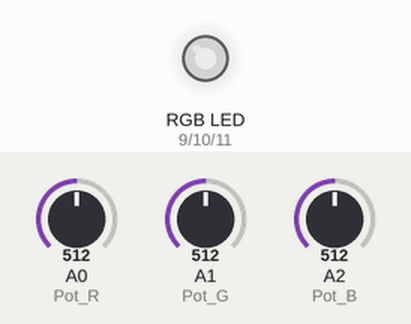
Recording of a sketch running on a simulated Arduino Uno, built with avr-gcc and run on an emulated ATmega328P. Parts: an RGB LED mixed from three pins (HIGH = lit). Inputs (shaded band) come from the test bench; at power-on: A0 (Pot_R) = 512, A1 (Pot_G) = 512, A2 (Pot_B) = 512. Dim RGB values are drawn brighter than linear.

Above: at 1.2 s.
1.3 s: A0 (Pot_R) set to 716
At 2.5 s:
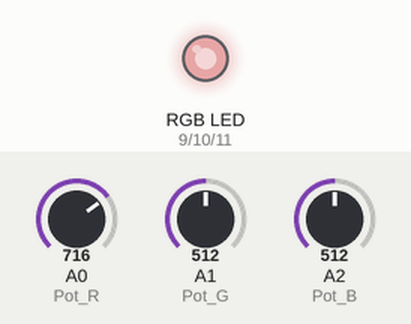
2.8 s: A1 (Pot_G) set to 716
At 3.8 s:
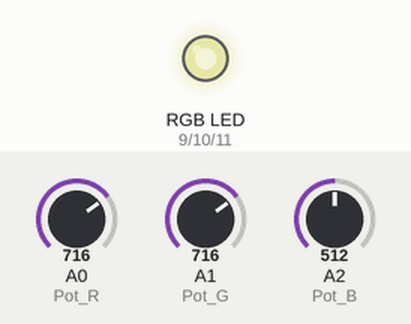
4.3 s: A2 (Pot_B) set to 716
At 4.9 s:
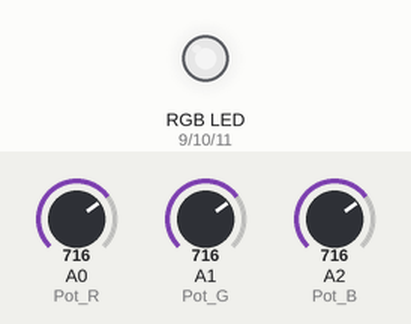
5.8 s: A0 (Pot_R) set to 900
At 6.1 s:
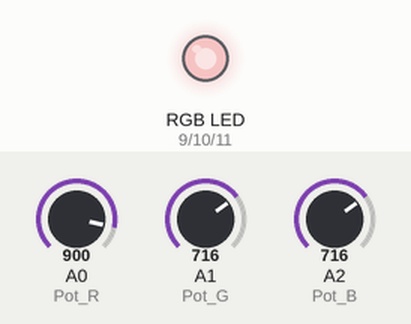
7.3 s: A1 (Pot_G) set to 900
At 8.4 s:
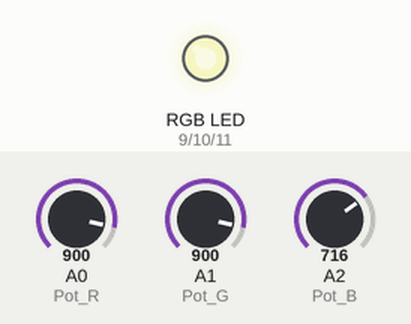
8.8 s: A2 (Pot_B) set to 900
At 9.6 s:
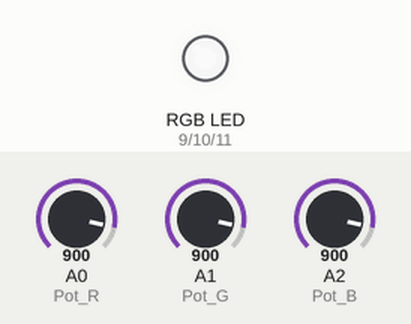
Timing chart, 0 to 11.3 s (numbered marks = the images above; inputs shaded):
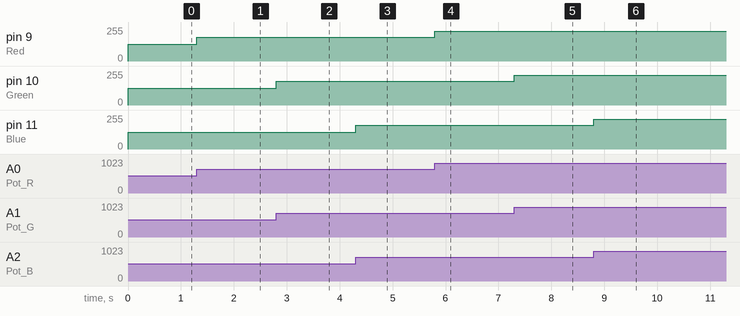

The sketch:

RGB_LED.ino
```cpp
#define Red 9
#define Green 10
#define Blue 11

#define Pot_R A0
#define Pot_G A1
#define Pot_B A2

void setup() {

}

void loop() {

  int red_value;
  int green_value;
  int blue_value;

  red_value = map(analogRead(Pot_R), 0, 1023, 0, 255);
  green_value = map(analogRead(Pot_G), 0, 1023, 0, 255);
  blue_value = map(analogRead(Pot_B), 0, 1023, 0, 255);

  analogWrite(Red, red_value);
  analogWrite(Green, green_value);
  analogWrite(Blue, blue_value);
}
```

Measured:
- after the input at 1.3 s, pin 9 (Red): 127/255 → 178/255 at once
- after the input at 2.8 s, pin 10 (Green): 127/255 → 178/255 at once
- after the input at 4.3 s, pin 11 (Blue): 127/255 → 178/255 at once
- after the input at 5.8 s, pin 9 (Red): 178/255 → 224/255 at once
- after the input at 7.3 s, pin 10 (Green): 178/255 → 224/255 at once
- after the input at 8.8 s, pin 11 (Blue): 178/255 → 224/255 at once
